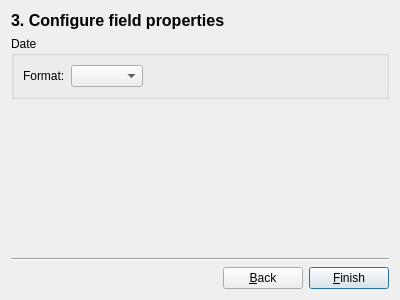
<?xml version="1.0" encoding="UTF-8"?>
<ui version="4.0">
 <class>ModDateFieldWizard</class>
 <widget class="QWidget" name="ModDateFieldWizard">
  <property name="geometry">
   <rect>
    <x>0</x>
    <y>0</y>
    <width>400</width>
    <height>300</height>
   </rect>
  </property>
  <property name="windowTitle">
   <string>Form</string>
  </property>
  <layout class="QVBoxLayout" name="verticalLayout_2">
   <item>
    <widget class="QLabel" name="label">
     <property name="styleSheet">
      <string notr="true">font-size: 16px;
font-weight: bold;</string>
     </property>
     <property name="text">
      <string>3. Configure field properties</string>
     </property>
    </widget>
   </item>
   <item>
    <widget class="QGroupBox" name="groupBox">
     <property name="title">
      <string>Date</string>
     </property>
     <layout class="QVBoxLayout" name="verticalLayout">
      <item>
       <layout class="QHBoxLayout" name="horizontalLayout_2">
        <item>
         <widget class="QLabel" name="label_2">
          <property name="text">
           <string>Format:</string>
          </property>
         </widget>
        </item>
        <item>
         <widget class="QComboBox" name="dateFormatBox"/>
        </item>
        <item>
         <spacer name="horizontalSpacer_2">
          <property name="orientation">
           <enum>Qt::Horizontal</enum>
          </property>
          <property name="sizeHint" stdset="0">
           <size>
            <width>40</width>
            <height>20</height>
           </size>
          </property>
         </spacer>
        </item>
       </layout>
      </item>
     </layout>
    </widget>
   </item>
   <item>
    <spacer name="verticalSpacer">
     <property name="orientation">
      <enum>Qt::Vertical</enum>
     </property>
     <property name="sizeHint" stdset="0">
      <size>
       <width>20</width>
       <height>139</height>
      </size>
     </property>
    </spacer>
   </item>
   <item>
    <widget class="Line" name="line">
     <property name="orientation">
      <enum>Qt::Horizontal</enum>
     </property>
    </widget>
   </item>
   <item>
    <layout class="QHBoxLayout" name="horizontalLayout">
     <item>
      <spacer name="horizontalSpacer">
       <property name="orientation">
        <enum>Qt::Horizontal</enum>
       </property>
       <property name="sizeHint" stdset="0">
        <size>
         <width>40</width>
         <height>20</height>
        </size>
       </property>
      </spacer>
     </item>
     <item>
      <widget class="QPushButton" name="backButton">
       <property name="text">
        <string>&amp;Back</string>
       </property>
      </widget>
     </item>
     <item>
      <widget class="QPushButton" name="finishButton">
       <property name="text">
        <string>&amp;Finish</string>
       </property>
       <property name="autoDefault">
        <bool>true</bool>
       </property>
       <property name="default">
        <bool>true</bool>
       </property>
      </widget>
     </item>
    </layout>
   </item>
  </layout>
 </widget>
 <resources/>
 <connections/>
</ui>
